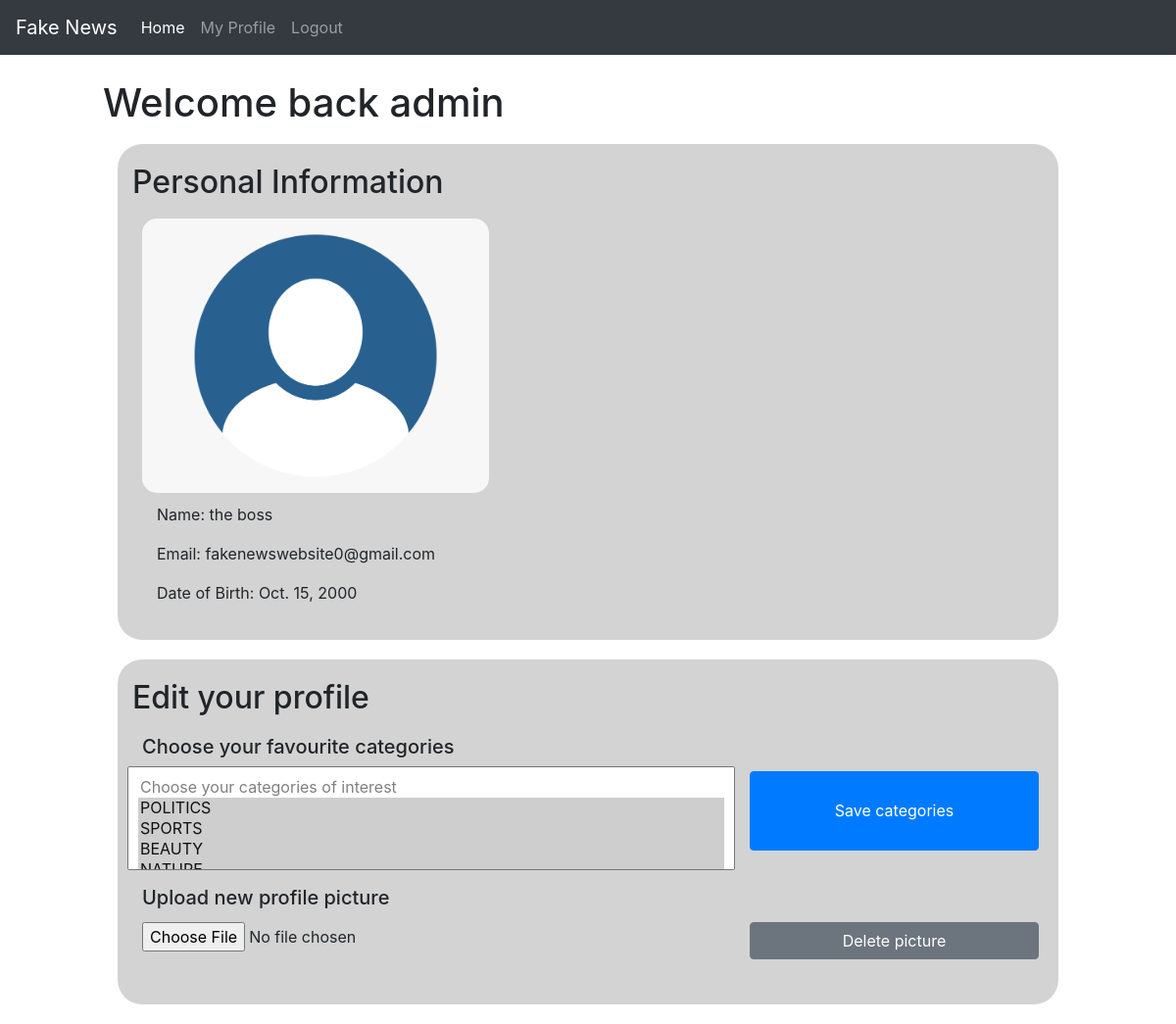
The app's page /news/profile/ (signed in) with its own data.
### news/models.py (models this page shows, shortened)
class WebsiteUser(models.Model) :
    user = models.OneToOneField(User, on_delete=models.CASCADE)
    fave_categories = models.TextField(max_length=150,
                                       null = True,
                                       blank = True)
    DOB = models.DateField('Date of Birth', null=True, blank=True)
    image = models.ImageField(upload_to='profile_pics', null=True, blank=True)

### news/views.py (the view, shortened to what this page needs)
        def auth(request):
            if request.user.is_authenticated:
                return f(request)

### news/enums.py (called while the page is built)
    @classmethod
    def optionsDict(Category):
        return dict((i.name, i.value) for i in Category)

### news/views.py (called while the page is built, shortened)
def authenticated(redirect):
    def decorator(f):
        def auth(request):
            if request.user.is_authenticated:
                return f(request)
        return auth
    return decorator

@authenticated(redirect=True)
def profile(request):
    profile = WebsiteUser.objects.get(user=request.user)
    categories = Category.optionsDict()
    context = {
        'profile': profile,
        'categories': categories
    }
    return render(request, 'news/profile.html', context)

### news/templates/news/profile.html (shortened to what this page needs)
{% extends "base.html" %}
{% load static %}
{% block content %}
<div class="item-container profile-page">
    <div class="row title">
        <h1>Welcome back {{ profile.user.username }}</h1>
    </div>
    <div id="personalInfo" class="container-fluid profile-section">
        <h2>Personal Information</h2>
        {% if profile.image or profile.image%}
        <img id='profile-pic' class="profile-pic" src='{{profile.image.url}}'></img>
        {% else %}
        <img id='profile-pic' class="profile-pic" src="{% static 'news/blank-profile.png' %}"></img>
        {% endif %}
        <div class="profile-info-text col">
            {% if profile.user.first_name and profile.user.last_name %}
            <p>Name: {{ profile.user.first_name }} {{ profile.user.last_name }}</p>
            {% endif %}
            <p>Email: {{ profile.user.email }}</p>
            {% if profile.DOB %}
            <p>Date of Birth: {{ profile.DOB }}</p>
            {% endif %}
        </div>
    </div>
    <div id="profileEdit" class="container-fluid col-sm profile-section">
        <h2>Edit your profile</h2>
        <form id='profile-edit-form' enctype='multipart/form-data' class="form-data">
            <div class="form-group">
                <h5 for="category-picker">Choose your favourite categories</h5>
                <div class="row">
                    <select class="selectpicker col-sm-8" id="category-picker" multiple>
                        <option value="" disabled>Choose your categories of interest</option>
                        {% for category in categories %}
                            {% if category in profile.fave_categories %}
                                <option class='option{{category}}' value="{{category}}" selected>{{category}}</option>
                            {% else %}
                                <option class='option{{category}}' value="{{category}}">{{category}}</option>
                            {% endif %}
                        {% endfor %}
                    </select>
                    <button type=submit class='btn btn-primary profile-btn col' id='saveProfileBtn'>Save categories</button>
                </div>
            </div>
            <div class="form-group">
                <h5 for="img_file">Upload new profile picture</h5>
                <div class="row">
                    <input type="file" id="img_file" class="col-sm-8">
                    <button type=submit class='btn btn-secondary profile-btn col' id='removePictureBtn'>Delete picture</button>
                </div>
            </div>
        </form>
    </div>
</div>
{% endblock %}

### news/templates/base.html (shortened to what this page needs)
{% load static %}
<!DOCTYPE html>
<html lang="en">
<head>
    {% block head %}
        <link rel="stylesheet" type="text/css" href="{% static 'news/news.css' %}">
        <link rel="stylesheet" href="https://cdn.jsdelivr.net/npm/bootstrap@4.5.3/dist/css/bootstrap.min.css">
        <link rel="stylesheet" href="https://cdn.jsdelivr.net/npm/bootstrap-select@1.13.14/dist/css/bootstrap-select.min.css">
    {% endblock %}
</head>
<body>
<div>
    <nav class="navbar navbar-expand-lg navbar-dark bg-dark">
        <a class="navbar-brand" href="#">Fake News</a>
        <div class="collapse navbar-collapse" id="navbarNavAltMarkup">
            <div class="navbar-nav">
                <a class="nav-link active" href="/news/">Home</a>
                {% if user.is_authenticated %}
                <a class="nav-link" style="alignment: right" href="{% url 'news:profile' %}" id="viewProfile">My Profile</a>
                <a class="nav-link" style="alignment: right" href="{% url 'news:loggingout' %}" id="logout">Logout</a>
                {% else %}
                <a class="nav-link" style="alignment: right" href="{% url 'news:logging' %}" id="login">Login</a>
                {% endif %}
            </div>
        </div>
    </nav>
    {% block content %}
    {% endblock %}
</div>
</body>
</html>

### news/static/news/news.css (style rules this page uses)
.item-container { margin-bottom: 25px; margin-top: 25px !important; width: 80%; margin: 0 auto; }
.title { font-weight: bold; margin-bottom: 10px; }
.profile-page { background: white; }
.profile-section { background: #D3D3D3; padding: 20px; border-radius: 25px; margin-bottom: 20px; }
.profile-pic { padding: 10px; border-radius: 25px; max-height: 300px; max-width: 95%; height: auto; width: auto; }
.profile-info-text { margin-left: 10px; }
.form-data { padding: 10px; margin-right: 10px; }
.profile-btn { font-size: 12px; padding: 20px 16px; border-radius: 25px; margin-top: 5px; margin-left: 15px; transition-duration: 0.4s; float: right; }
#saveProfileBtn { margin-bottom: 20px; }
#category-picker { width: 80%; align: center; padding: 10px; }
#img_file { margin-top: 5px; }

### records on screen
WebsiteUser: user.username "admin", user.first_name "the", user.last_name "boss", user.email "fakenewswebsite0@gmail.com", DOB "Oct. 15, 2000", fave_categories "Choose your categories of interest / POLITICS ☑ / SPORTS ☑ / BEAUTY ☑"
